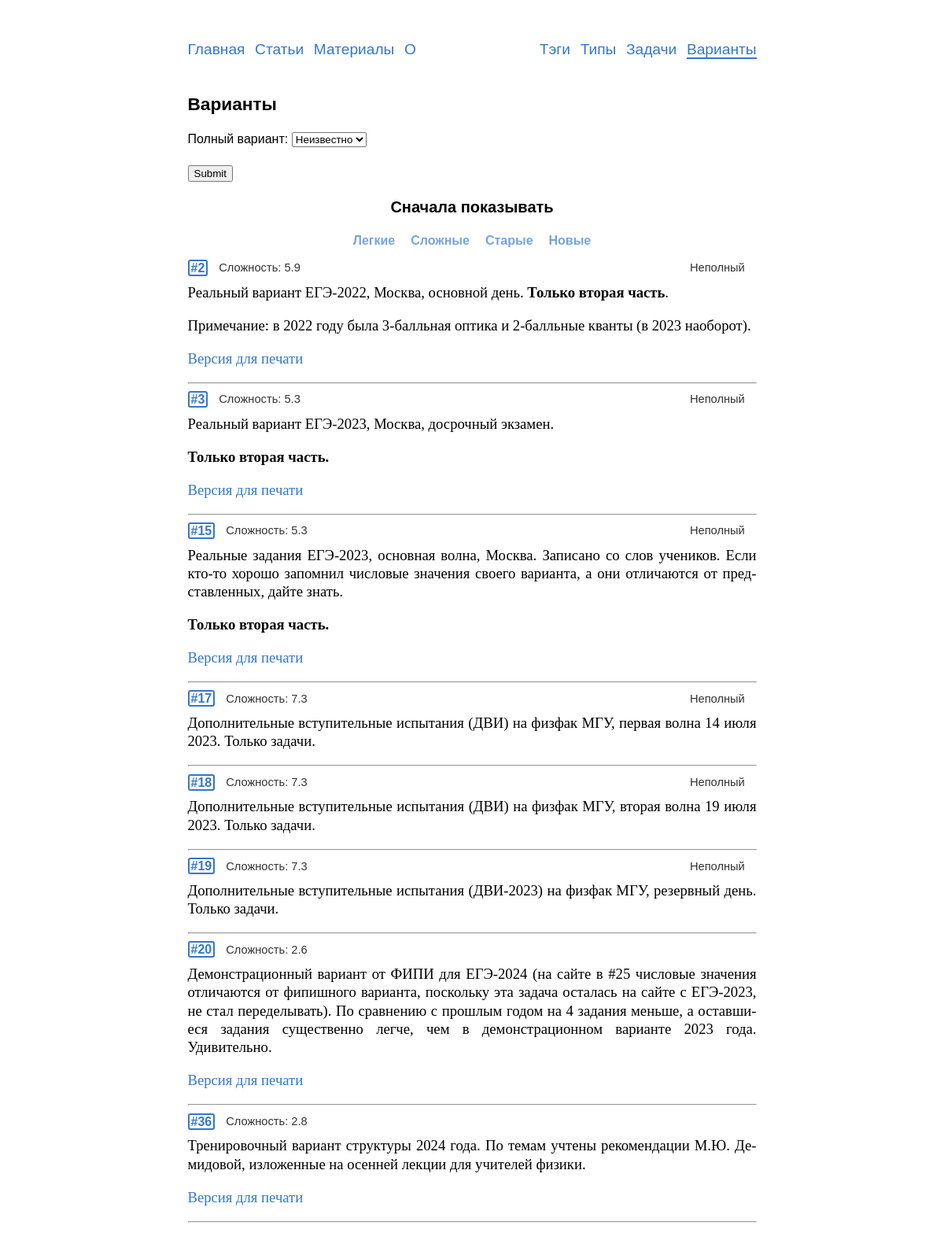
Page /variants/ on the committed database.
### variants/models.py (models this page shows, shortened)
class Variant(models.Model):
    objects = VariantManager()
    problems = SortedManyToManyField(Problem,
                                     verbose_name='задачи')
    text = models.TextField('комментарии', blank=True, null=True)
    complexity = models.FloatField('сложность', blank=True, default=0)
    is_full = models.BooleanField('полный вариант', default=True)
    show_answers = models.BooleanField('показать решения', default=True)
    date = models.DateField('дата добавления', auto_now_add=True)
    answer_slug = models.SlugField('slug для получения ответов',
                                   max_length=4, unique=False,
                                   blank=True, default='',
                                   validators=[validate_answer_slug])
    is_published = models.BooleanField('показывать в списке вариантов',
                                       default=True)
    class Meta:
        verbose_name = 'вариант'
        verbose_name_plural = 'варианты'
        default_related_name = 'variants'
    def get_absolute_url(self):
        return reverse('variants:detail', kwargs={'pk': self.pk})

### variants/views.py (the view, shortened to what this page needs)
# urls.py: path('', views.VariantsView.as_view(), name='list'),
class VariantsView(ListView):
    model = Variant
    template_name = 'variants/variants_list.html'
    context_object_name = 'variants'
    paginate_by = 30
    filter = VariantFilter
    def get_queryset(self):
        queryset = Variant.objects.list()
        pars = self.request.GET
        if 'order_by' in pars.keys() and pars['order_by'] in ('complexity',
                                                              'id',
                                                              '-complexity',
                                                              '-id'):
            order_by = self.request.GET['order_by']
        else:
            order_by = 'id'
        self.filterset = self.filter(self.request.GET, queryset=queryset)
        return self.filterset.qs.order_by(order_by)
    def get_context_data(self, **kwargs):
        data = super().get_context_data(**kwargs)
        data['filter'] = VariantFilter(self.request.GET)
        data['title'] = 'Варианты'
        return data

### problems/templatetags/markdown_extras.py (called while the page is built)
@register.filter()
@stringfilter
def markdown(value):
    return md.markdown(value, extensions=['markdown.extensions.fenced_code',
                                          'tables',
                                          'toc',
                                          'footnotes'])

### problems/templatetags/save_parameters.py (called while the page is built)
@register.simple_tag(takes_context=True)
def param_save(context, **kwargs):
    answ = context['request'].GET.copy()
    for param, value in kwargs.items():
        answ[param] = value
    for param in [param for param, value in answ.items() if not value]:
        del answ[param]
    return answ.urlencode()

### variants/managers.py (called while the page is built)
    def list(self):
        return (
            self.get_queryset()
                .only('id', 'complexity', 'text', 'is_full')
                .filter(is_published=True)
        )

### templates/variants/variants_list.html (shortened to what this page needs)
{% extends "base.html" %}
{% load markdown_extras %}
{% load save_parameters %}
{% load static %}
{% block content %}
  <h2>{{title}}</h2>
  <form method="get" class="no-print">
    {{ filter.form.as_p }}
    <input type="submit" />
  </form>
  <div class=center-flex><h3>Сначала показывать</h3></div>
  <div class="center-flex mb10 mt-5 sans fs12">
    <a class='var-sort{% if "=complexity" in request.get_full_path %} current {% endif %}' href="?{% param_save order_by="complexity" %}">Легкие</a>
    <a class='var-sort{% if "=-complexity" in request.get_full_path %} current {% endif %}' href="?{% param_save order_by="-complexity" %}">Сложные</a>
    <a class='var-sort{% if "=id" in request.get_full_path %} current {% endif %}' href="?{% param_save order_by="id" %}">Старые</a>
    <a class='var-sort{% if "=-id" in request.get_full_path %} current {% endif %}' href="?{% param_save order_by="-id" %}">Новые</a>
  </div>
  {% for variant in page_obj %}
    <div class="rel">
      <div class="var-id-in-list">
        <a href="{{variant.get_absolute_url}}"><b class='id-number'>#{{variant.id}}</b></a>
        <span class="compl">Сложность: {{variant.complexity}}</span>&nbsp;
        <span class="compl no-solution">{% if not variant.is_full %}Неполный{% endif %}</span>
      </div>
      <div>{{variant.text|markdown|safe}}</div>
    </div><hr>
  {% endfor %}
{% endblock %}

### static/css/style.css (style rules this page uses)
html { overflow-y: scroll; }
body { -webkit-hyphens: auto; -moz-hyphens: auto; -ms-hyphens: auto; hyphens: auto; margin: 0px auto; width: 723px; max-width: 100%; font-family: 'Times New Roman', Times, serif; text-align: justify; font-size: 14pt; line-height: 17.5pt; margin-bottom:12ex; }
.sans { font-family: Tahoma, Arial, sans-serif; }
h1, h2, h3, h4, h5, h6, .h1, .h2, .h3, .h4, .h5, .h6 { text-align: left; font-weight:bold; font-family: Tahoma, Arial, sans-serif; }
h2, .h2 { font-size:17pt; line-height: 21pt; }
h3, .h3 { font-size:15pt; line-height: 19pt; }
.id-number { border: 2px solid #3377cc; border-radius: 3px; padding: 0px 2px 0px 2px; font-family: Tahoma, Arial, sans-serif; font-size:12pt; }
.rel { position: relative; }
div.rel:has(div.var-id-in-list) { min-height:3ex; }
.var-id-in-list { margin-bottom:-10px; display: flex; flex-wrap: wrap; align-items: center; line-height: 15pt; }
.compl { margin-right:1.9ex; font-size: 11pt; font-family: Arial; color: #333333; -webkit-hyphens: none; -moz-hyphens: none; -ms-hyphens: none; hyphens: none; }
.no-solution { margin-left:auto; order:2; }
.id-in-list .compl:first-of-type, .var-id-in-list .compl:first-of-type { margin-left:1.8ex; }
a { text-decoration: none; color: #3377cc; }
label { font-family: Tahoma, Arial, sans-serif; font-size: 12pt; }
.fs12 { font-size: 12pt; }
.mt-5 { margin-top:-5px; }
.mb10 { margin-bottom:10px; }
.center-flex { display: flex; flex-wrap: wrap; justify-content: center; }
.var-sort { display: inline-block; border-radius: 3px; font-weight:900; line-height:inherit; padding: 2px 10px 3px; color: #3377ccaa; background-color: white; }

### rows in the picture
Variant: id "2", complexity "5.9", is_full "Неполный", text "Реальный вариант ЕГЭ-2022, Москва, основной день. Только вторая часть . Примечание: в 2022 году была 3-балльная оптика и 2-балльные кванты (в 2023 наоборот). Версия для печати"
Variant: id "3", complexity "5.3", is_full "Неполный", text "Реальный вариант ЕГЭ-2023, Москва, досрочный экзамен. Только вторая часть. Версия для печати"
Variant: id "15", complexity "5.3", is_full "Неполный", text "Реальные задания ЕГЭ-2023, основная волна, Москва. Записано со слов учеников. Если кто-то хорошо запомнил числовые значения своего варианта, а они отличаются от представленных, дайте знать. Только вторая часть. Версия для печати"
Variant: id "17", complexity "7.3", is_full "Неполный", text "Дополнительные вступительные испытания (ДВИ) на физфак МГУ, первая волна 14 июля 2023. Только задачи."
Variant: id "18", complexity "7.3", is_full "Неполный", text "Дополнительные вступительные испытания (ДВИ) на физфак МГУ, вторая волна 19 июля 2023. Только задачи."
Variant: id "19", complexity "7.3", is_full "Неполный", text "Дополнительные вступительные испытания (ДВИ-2023) на физфак МГУ, резервный день. Только задачи."
Variant: id "20", complexity "2.6", text "Демонстрационный вариант от ФИПИ для ЕГЭ-2024 (на сайте в #25 числовые значения отличаются от фипишного варианта, поскольку эта задача осталась на сайте с ЕГЭ-2023, не стал переделывать). По сравнению с прошлым годом на 4 задания меньше, а оставшиеся задания существенно легче, чем в демонстрационном варианте 2023 года. Удивительно. Версия для печати"
Variant: id "36", complexity "2.8", text "Тренировочный вариант структуры 2024 года. По темам учтены рекомендации М.Ю. Демидовой, изложенные на осенней лекции для учителей физики. Версия для печати"

### other values in the picture
{{ title }} "Варианты"
